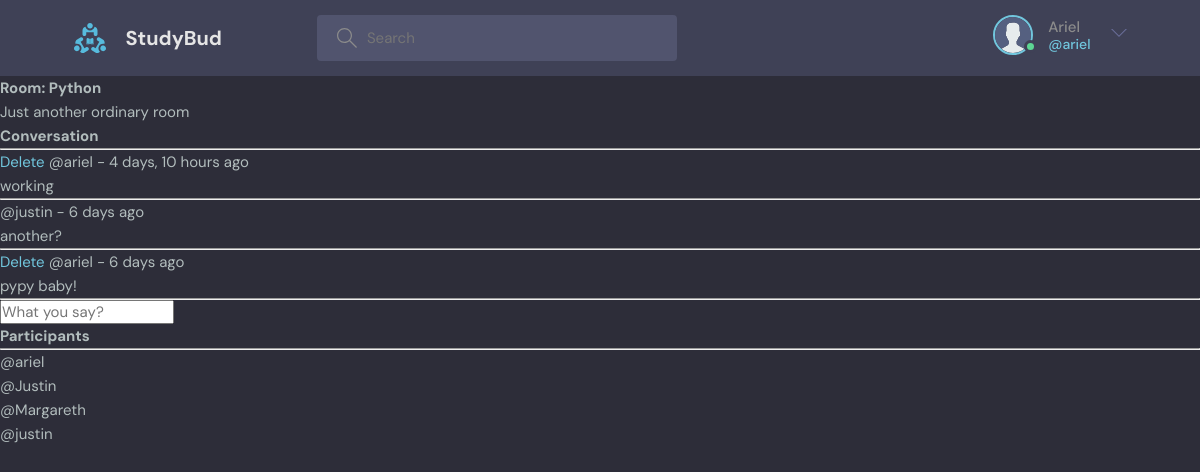
/room/2 (signed in), run on the app's committed database.
### general/models.py (models this page shows, shortened)
class Room(models.Model):
    host = models.ForeignKey(
        get_user_model(), on_delete=models.CASCADE, null=True, blank=True
    )
    topic = models.ForeignKey(
        Topic, on_delete=models.SET_NULL, null=True, blank=True
    )
    name = models.CharField(max_length=200)
    description = models.TextField(null=True, blank=True)
    participants = models.ManyToManyField(
        get_user_model(), related_name="participants", blank=True
    )
    created = models.DateTimeField(auto_now_add=True)
    updated = models.DateTimeField(auto_now=True)
    class Meta:
        ordering = ["-updated", "-created"]

class Message(models.Model):
    author = models.ForeignKey(get_user_model(), on_delete=models.CASCADE)
    room = models.ForeignKey(Room, on_delete=models.CASCADE)
    body = models.TextField()
    created = models.DateTimeField(auto_now_add=True)
    updated = models.DateTimeField(auto_now=True)
    class Meta:
        ordering = ["-updated", "-created"]

### general/views.py (the view, shortened to what this page needs)
# urls.py: path("room/<str:pk>", RoomView.as_view(), name="room"),
class RoomView(CustomLoginRequiredMixin, CreateView):
    form_class = MessageForm
    template_name = "room.html"
    context = {}
    success_message = "Message registered successfully"
    @staticmethod
    def get(request, pk):
        room = Room.objects.get(id=pk)
        messages = room.message_set.all().order_by("-created")
        participants = room.participants.all()
        context = {
            "room": room,
            "room_messages": messages,
            "participants": participants,
        }
        return render(request, "general/room.html", context)

### general/templates/general/room.html (shortened to what this page needs)
{% extends "main.html" %}
{% load static %}
{% block content %}
  <div class="room-container">
    <div>
      <h1>Room: {{room.name}}</h1>
      <p>{{ room.description }}</p>
      <div class="comment-wrapper">
        <h3>Conversation</h3>
        <hr>
        {% for message in room_messages %}
          <div>
            {% if request.user == message.author %}
              <a href="{% url 'delete-message' message.id %}">Delete</a>
            {% endif %}
            <span>@{{ message.author }}  -  {{ message.created|timesince }} ago</span>
            <p>{{ message.body }}</p>
            <hr>
          </div>
        {% endfor%}
      </div>
      {% if request.user.is_authenticated %}
      <div class="comment-form">
        <form method="POST" action="">
          <label>
            <input type="text" name="body" placeholder="What you say?">
          </label>
        </form>
      </div>
      {% endif %}
    </div>
    <div>
      <h3>Participants</h3>
      <hr>
      {% for participant in participants %}
        <div>
          <p>@{{ participant.username }}</p>
        </div>
      {% endfor %}
    </div>
  </div>
{% endblock content %}

### templates/components/navbar.html (shortened to what this page needs)
{% load static %}
<header class="header deaher--loggedIn">
  <div class="container">
    <a href="{% url 'home' %}" class="header__logo">
      <img src="{% static 'img/logo.svg' %}" alt="Logo" />
      <h1>StudyBud</h1>
    </a>
    <form class="header__search" classmethod="GET" action="{% url 'home' %}">
      <label>
        <input type="text" name="query" placeholder="Search" />
      </label>
    </form>
    <nav class="header__menu">
      {% if request.user.is_authenticated %}
        <div class="header__user">
          <a href="{% url 'profile' 1 %}">
            <div class="avatar avatar--medium active">
              <img src="{% static 'img/avatar.svg' %}" />
            </div>
            <p>
              {{ request.user.username|capfirst }}
              <span>@{{ request.user.username }}</span>
            </p>
          </a>
          <button class="dropdown-button">
            <svg
              version="1.1"
              xmlns="http://www.w3.org/2000/svg"
              width="32"
              height="32"
              viewBox="0 0 32 32"
            >
              <title>chevron-down</title>
              <path d="M16 21l-13-13h-3l16 16 16-16h-3l-13 13z"></path>
            </svg>
          </button>
        </div>
      {% else %}
        <a href="/login.html">
          <img src="{% static 'img/avatar.svg' %}" />
          <p>Login</p>
        </a>
      {% endif %}
    </nav>
  </div>
</header>

### general/static/style/main.css (style rules this page uses)
:root { --color-main: #71c6dd; --color-main-light: #e1f6fb; --color-dark: #3f4156; --color-dark-medium: #51546e; --color-dark-light: #696d97; --color-light: #e5e5e5; --color-gray: #8b8b8b; --color-light-gray: #b2bdbd; --color-bg: #2d2d39; --color-success: #5dd693; --color-error: #fc4b0b; }
* { font-family: "DM Sans", -apple-system, BlinkMacSystemFont, "Segoe UI", Roboto, Oxygen, Ubuntu, Cantarell, "Open Sans", "Helvetica Neue", sans-serif; margin: 0; padding: 0; box-sizing: border-box; text-rendering: optimizeLegibility; font-size: inherit; }
html { font-size: 56.25%; }
@media only screen and (min-width: 1200px) { html { font-size: 62.5%; } }
body { line-height: 1.6; font-weight: 400; font-size: 1.5rem; color: var(--color-light-gray); background-color: var(--color-bg); min-height: 100vh; }
img { width: 100%; }
a { display: inline-block; color: var(--color-main); text-decoration: none; }
.container { max-width: 120rem; width: 90%; margin: auto; }
.avatar { position: relative; display: inline-block; border-radius: 50%; border: 2px solid var(--color-main); }
.avatar img { display: block; border-radius: 50%; object-fit: cover; object-position: center; }
.avatar::after { content: ""; display: block; position: absolute; background-color: var(--color-gray); z-index: 111; border-radius: 50%; border: 0.3rem solid var(--color-dark); }
.avatar.active::after { background-color: var(--color-success); }
.avatar.avatar--medium img { width: 3.6rem; height: 3.6rem; border-radius: 50%; }
.avatar.avatar--medium:after { width: 0.7rem; height: 0.7rem; bottom: 0px; right: -6px; }
.header { padding: 1.5rem; background-color: var(--color-dark); }
.header > .container { display: flex; gap: 9.5rem; }
.header__logo, .header__user { display: flex; gap: 2rem; align-items: center; }
.header__logo > img { height: 3.2rem; width: 3.2rem; }
.header__logo > h1 { font-weight: 700; font-size: 2rem; color: var(--color-light); }
.header__search > label { background-color: var(--color-dark-medium); padding: 1.3rem 1rem; display: flex; align-items: center; gap: 1rem; border-radius: 4px; }
.header__search svg { fill: var(--color-gray); width: 2rem; height: 2rem; margin-left: 1rem; }
.header__search input { width: 30rem; background: transparent; border: none; outline: none; color: var(--color-light); }
.header__menu { margin-left: auto; position: relative; }
.header__menu a { display: flex; gap: 1.5rem; align-items: center; font-weight: 500; text-decoration: none; color: var(--color-gray); }
.header__menu img { height: 3.6rem; }
.header__menu p { line-height: 1.2; }
.header__menu span { color: var(--color-main); font-weight: 500; font-size: 1.4rem; display: block; }
.header__menu svg { width: 1.6rem; height: 1.6rem; fill: var(--color-dark-light); }
.dropdown-button { background: transparent; border: 0; outline: 0; cursor: pointer; }

### data on the page
Room: name "Python", description "Just another ordinary room"
Message: shows "Delete", author "ariel", created "4 days, 10 hours", body "working"
Message: author "justin", created "6 days", body "another?"
Message: shows "Delete", author "ariel", created "6 days", body "pypy baby!"

### other printed values
{{ request.user.username|capfirst }} "Ariel"
{{ request.user.username }} "ariel"
{{ participant.username }} "ariel"
{{ participant.username }} "Justin"
{{ participant.username }} "Margareth"
{{ participant.username }} "justin"
